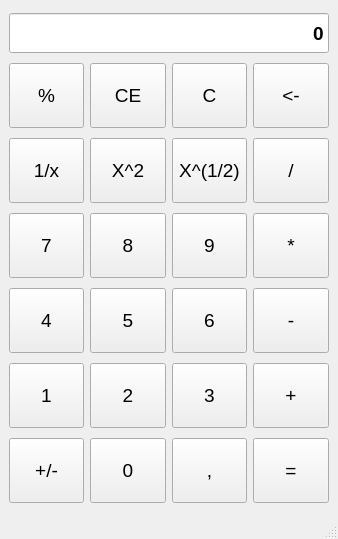
<?xml version="1.0" encoding="UTF-8"?>
<ui version="4.0">
 <class>MainWindow</class>
 <widget class="QMainWindow" name="MainWindow">
  <property name="geometry">
   <rect>
    <x>0</x>
    <y>0</y>
    <width>338</width>
    <height>539</height>
   </rect>
  </property>
  <property name="windowTitle">
   <string>MainWindow</string>
  </property>
  <widget class="QWidget" name="centralwidget">
   <layout class="QVBoxLayout" name="verticalLayout">
    <item>
     <widget class="QLineEdit" name="lineEdit">
      <property name="minimumSize">
       <size>
        <width>0</width>
        <height>40</height>
       </size>
      </property>
      <property name="font">
       <font>
        <pointsize>14</pointsize>
        <weight>75</weight>
        <bold>true</bold>
       </font>
      </property>
      <property name="text">
       <string>0</string>
      </property>
      <property name="alignment">
       <set>Qt::AlignRight|Qt::AlignTrailing|Qt::AlignVCenter</set>
      </property>
     </widget>
    </item>
    <item>
     <layout class="QHBoxLayout" name="horizontalLayout_7">
      <item>
       <widget class="QPushButton" name="percent">
        <property name="minimumSize">
         <size>
          <width>75</width>
          <height>65</height>
         </size>
        </property>
        <property name="font">
         <font>
          <pointsize>14</pointsize>
         </font>
        </property>
        <property name="text">
         <string>%</string>
        </property>
       </widget>
      </item>
      <item>
       <widget class="QPushButton" name="CE">
        <property name="minimumSize">
         <size>
          <width>75</width>
          <height>65</height>
         </size>
        </property>
        <property name="font">
         <font>
          <pointsize>14</pointsize>
         </font>
        </property>
        <property name="text">
         <string>CE</string>
        </property>
       </widget>
      </item>
      <item>
       <widget class="QPushButton" name="C">
        <property name="minimumSize">
         <size>
          <width>75</width>
          <height>65</height>
         </size>
        </property>
        <property name="font">
         <font>
          <pointsize>14</pointsize>
         </font>
        </property>
        <property name="text">
         <string>C</string>
        </property>
       </widget>
      </item>
      <item>
       <widget class="QPushButton" name="backspace">
        <property name="minimumSize">
         <size>
          <width>75</width>
          <height>65</height>
         </size>
        </property>
        <property name="font">
         <font>
          <pointsize>14</pointsize>
         </font>
        </property>
        <property name="text">
         <string>&lt;-</string>
        </property>
       </widget>
      </item>
     </layout>
    </item>
    <item>
     <layout class="QHBoxLayout" name="horizontalLayout_6">
      <item>
       <widget class="QPushButton" name="oneDelX">
        <property name="minimumSize">
         <size>
          <width>75</width>
          <height>65</height>
         </size>
        </property>
        <property name="font">
         <font>
          <pointsize>14</pointsize>
         </font>
        </property>
        <property name="text">
         <string>1/x</string>
        </property>
       </widget>
      </item>
      <item>
       <widget class="QPushButton" name="degree">
        <property name="minimumSize">
         <size>
          <width>75</width>
          <height>65</height>
         </size>
        </property>
        <property name="font">
         <font>
          <pointsize>14</pointsize>
         </font>
        </property>
        <property name="text">
         <string>X^2</string>
        </property>
       </widget>
      </item>
      <item>
       <widget class="QPushButton" name="square">
        <property name="minimumSize">
         <size>
          <width>75</width>
          <height>65</height>
         </size>
        </property>
        <property name="font">
         <font>
          <pointsize>14</pointsize>
         </font>
        </property>
        <property name="text">
         <string>X^(1/2)</string>
        </property>
       </widget>
      </item>
      <item>
       <widget class="QPushButton" name="divide">
        <property name="minimumSize">
         <size>
          <width>75</width>
          <height>65</height>
         </size>
        </property>
        <property name="font">
         <font>
          <pointsize>14</pointsize>
         </font>
        </property>
        <property name="text">
         <string>/</string>
        </property>
       </widget>
      </item>
     </layout>
    </item>
    <item>
     <layout class="QHBoxLayout" name="horizontalLayout_5">
      <item>
       <widget class="QPushButton" name="seven">
        <property name="minimumSize">
         <size>
          <width>75</width>
          <height>65</height>
         </size>
        </property>
        <property name="font">
         <font>
          <pointsize>14</pointsize>
         </font>
        </property>
        <property name="text">
         <string>7</string>
        </property>
       </widget>
      </item>
      <item>
       <widget class="QPushButton" name="eight">
        <property name="minimumSize">
         <size>
          <width>75</width>
          <height>65</height>
         </size>
        </property>
        <property name="font">
         <font>
          <pointsize>14</pointsize>
         </font>
        </property>
        <property name="text">
         <string>8</string>
        </property>
       </widget>
      </item>
      <item>
       <widget class="QPushButton" name="nine">
        <property name="minimumSize">
         <size>
          <width>75</width>
          <height>65</height>
         </size>
        </property>
        <property name="font">
         <font>
          <pointsize>14</pointsize>
         </font>
        </property>
        <property name="text">
         <string>9</string>
        </property>
       </widget>
      </item>
      <item>
       <widget class="QPushButton" name="mult">
        <property name="minimumSize">
         <size>
          <width>75</width>
          <height>65</height>
         </size>
        </property>
        <property name="font">
         <font>
          <pointsize>14</pointsize>
         </font>
        </property>
        <property name="text">
         <string>*</string>
        </property>
       </widget>
      </item>
     </layout>
    </item>
    <item>
     <layout class="QHBoxLayout" name="horizontalLayout_4">
      <item>
       <widget class="QPushButton" name="four">
        <property name="minimumSize">
         <size>
          <width>75</width>
          <height>65</height>
         </size>
        </property>
        <property name="font">
         <font>
          <pointsize>14</pointsize>
         </font>
        </property>
        <property name="text">
         <string>4</string>
        </property>
       </widget>
      </item>
      <item>
       <widget class="QPushButton" name="five">
        <property name="minimumSize">
         <size>
          <width>75</width>
          <height>65</height>
         </size>
        </property>
        <property name="font">
         <font>
          <pointsize>14</pointsize>
         </font>
        </property>
        <property name="text">
         <string>5</string>
        </property>
       </widget>
      </item>
      <item>
       <widget class="QPushButton" name="six">
        <property name="minimumSize">
         <size>
          <width>75</width>
          <height>65</height>
         </size>
        </property>
        <property name="font">
         <font>
          <pointsize>14</pointsize>
         </font>
        </property>
        <property name="text">
         <string>6</string>
        </property>
       </widget>
      </item>
      <item>
       <widget class="QPushButton" name="minus">
        <property name="minimumSize">
         <size>
          <width>75</width>
          <height>65</height>
         </size>
        </property>
        <property name="font">
         <font>
          <pointsize>14</pointsize>
         </font>
        </property>
        <property name="text">
         <string>-</string>
        </property>
       </widget>
      </item>
     </layout>
    </item>
    <item>
     <layout class="QHBoxLayout" name="horizontalLayout_3">
      <item>
       <widget class="QPushButton" name="one">
        <property name="minimumSize">
         <size>
          <width>75</width>
          <height>65</height>
         </size>
        </property>
        <property name="font">
         <font>
          <pointsize>14</pointsize>
         </font>
        </property>
        <property name="text">
         <string>1</string>
        </property>
       </widget>
      </item>
      <item>
       <widget class="QPushButton" name="two">
        <property name="minimumSize">
         <size>
          <width>75</width>
          <height>65</height>
         </size>
        </property>
        <property name="font">
         <font>
          <pointsize>14</pointsize>
         </font>
        </property>
        <property name="text">
         <string>2</string>
        </property>
       </widget>
      </item>
      <item>
       <widget class="QPushButton" name="three">
        <property name="minimumSize">
         <size>
          <width>75</width>
          <height>65</height>
         </size>
        </property>
        <property name="font">
         <font>
          <pointsize>14</pointsize>
         </font>
        </property>
        <property name="text">
         <string>3</string>
        </property>
       </widget>
      </item>
      <item>
       <widget class="QPushButton" name="plus">
        <property name="minimumSize">
         <size>
          <width>75</width>
          <height>65</height>
         </size>
        </property>
        <property name="font">
         <font>
          <pointsize>14</pointsize>
         </font>
        </property>
        <property name="text">
         <string>+</string>
        </property>
       </widget>
      </item>
     </layout>
    </item>
    <item>
     <layout class="QHBoxLayout" name="horizontalLayout_2">
      <item>
       <widget class="QPushButton" name="plusAndMinus">
        <property name="minimumSize">
         <size>
          <width>75</width>
          <height>65</height>
         </size>
        </property>
        <property name="font">
         <font>
          <pointsize>14</pointsize>
         </font>
        </property>
        <property name="text">
         <string>+/-</string>
        </property>
       </widget>
      </item>
      <item>
       <widget class="QPushButton" name="zero">
        <property name="minimumSize">
         <size>
          <width>75</width>
          <height>65</height>
         </size>
        </property>
        <property name="font">
         <font>
          <pointsize>14</pointsize>
         </font>
        </property>
        <property name="text">
         <string>0</string>
        </property>
       </widget>
      </item>
      <item>
       <widget class="QPushButton" name="point">
        <property name="minimumSize">
         <size>
          <width>75</width>
          <height>65</height>
         </size>
        </property>
        <property name="font">
         <font>
          <pointsize>14</pointsize>
         </font>
        </property>
        <property name="text">
         <string>,</string>
        </property>
       </widget>
      </item>
      <item>
       <widget class="QPushButton" name="equal">
        <property name="minimumSize">
         <size>
          <width>75</width>
          <height>65</height>
         </size>
        </property>
        <property name="font">
         <font>
          <pointsize>14</pointsize>
         </font>
        </property>
        <property name="text">
         <string>=</string>
        </property>
       </widget>
      </item>
     </layout>
    </item>
   </layout>
  </widget>
  <widget class="QMenuBar" name="menubar">
   <property name="geometry">
    <rect>
     <x>0</x>
     <y>0</y>
     <width>338</width>
     <height>22</height>
    </rect>
   </property>
  </widget>
  <widget class="QStatusBar" name="statusbar"/>
 </widget>
 <resources/>
 <connections/>
</ui>
